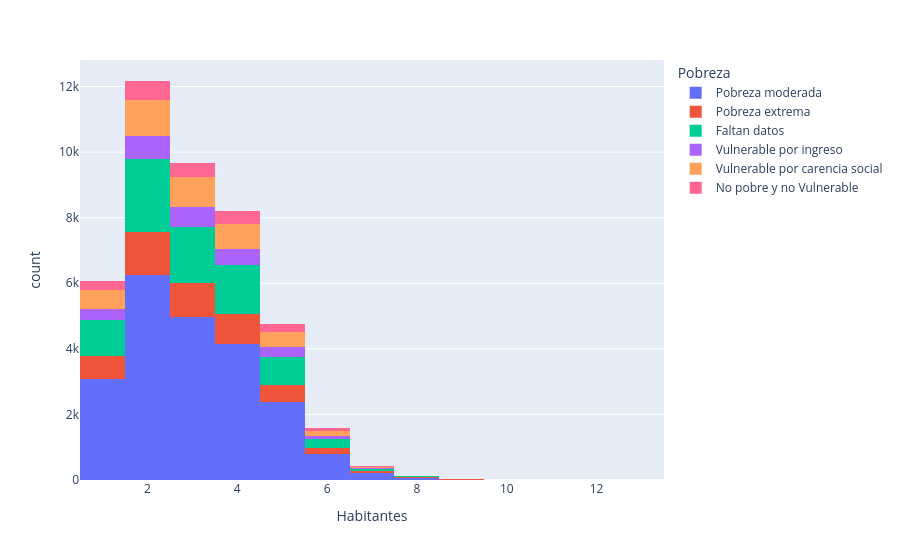

Notebook source saved alongside this figure:
### Code cell
px.histogram(vivienda_df, x="Habitantes", color="Pobreza")

### Figure 1 — Plotly figure (JSON) as saved in the notebook; plotly's stock layout.template omitted (floating-point values rounded to 4 significant figures; data arrays with more than 128 entries replaced by an {"elided": "..."} marker saying what was removed)
{"data": [{"alignmentgroup": "True", "bingroup": "x", "hovertemplate": "Pobreza=Pobreza moderada<br>Habitantes=%{x}<br>count=%{y}<extra></extra>", "legendgroup": "Pobreza moderada", "marker": {"color": "#636efa", "pattern": {"shape": ""}}, "name": "Pobreza moderada", "offsetgroup": "Pobreza moderada", "orientation": "v", "showlegend": true, "type": "histogram", "x": {"elided": "21934 int values"}, "xaxis": "x", "yaxis": "y"}, {"alignmentgroup": "True", "bingroup": "x", "hovertemplate": "Pobreza=Pobreza extrema<br>Habitantes=%{x}<br>count=%{y}<extra></extra>", "legendgroup": "Pobreza extrema", "marker": {"color": "#EF553B", "pattern": {"shape": ""}}, "name": "Pobreza extrema", "offsetgroup": "Pobreza extrema", "orientation": "v", "showlegend": true, "type": "histogram", "x": {"elided": "4705 int values"}, "xaxis": "x", "yaxis": "y"}, {"alignmentgroup": "True", "bingroup": "x", "hovertemplate": "Pobreza=Faltan datos<br>Habitantes=%{x}<br>count=%{y}<extra></extra>", "legendgroup": "Faltan datos", "marker": {"color": "#00cc96", "pattern": {"shape": ""}}, "name": "Faltan datos", "offsetgroup": "Faltan datos", "orientation": "v", "showlegend": true, "type": "histogram", "x": {"elided": "7800 int values"}, "xaxis": "x", "yaxis": "y"}, {"alignmentgroup": "True", "bingroup": "x", "hovertemplate": "Pobreza=Vulnerable por ingreso<br>Habitantes=%{x}<br>count=%{y}<extra></extra>", "legendgroup": "Vulnerable por ingreso", "marker": {"color": "#ab63fa", "pattern": {"shape": ""}}, "name": "Vulnerable por ingreso", "offsetgroup": "Vulnerable por ingreso", "orientation": "v", "showlegend": true, "type": "histogram", "x": {"elided": "2547 int values"}, "xaxis": "x", "yaxis": "y"}, {"alignmentgroup": "True", "bingroup": "x", "hovertemplate": "Pobreza=Vulnerable por carencia social<br>Habitantes=%{x}<br>count=%{y}<extra></extra>", "legendgroup": "Vulnerable por carencia social", "marker": {"color": "#FFA15A", "pattern": {"shape": ""}}, "name": "Vulnerable por carencia social", "offsetgroup": "Vulnerable por carencia social", "orientation": "v", "showlegend": true, "type": "histogram", "x": {"elided": "4042 int values"}, "xaxis": "x", "yaxis": "y"}, {"alignmentgroup": "True", "bingroup": "x", "hovertemplate": "Pobreza=No pobre y no Vulnerable <br>Habitantes=%{x}<br>count=%{y}<extra></extra>", "legendgroup": "No pobre y no Vulnerable ", "marker": {"color": "#FF6692", "pattern": {"shape": ""}}, "name": "No pobre y no Vulnerable ", "offsetgroup": "No pobre y no Vulnerable ", "orientation": "v", "showlegend": true, "type": "histogram", "x": {"elided": "1995 int values"}, "xaxis": "x", "yaxis": "y"}], "layout": {"barmode": "relative", "legend": {"title": {"text": "Pobreza"}, "tracegroupgap": 0}, "margin": {"t": 60}, "xaxis": {"anchor": "y", "domain": [0, 1], "title": {"text": "Habitantes"}}, "yaxis": {"anchor": "x", "domain": [0, 1], "title": {"text": "count"}}}}
